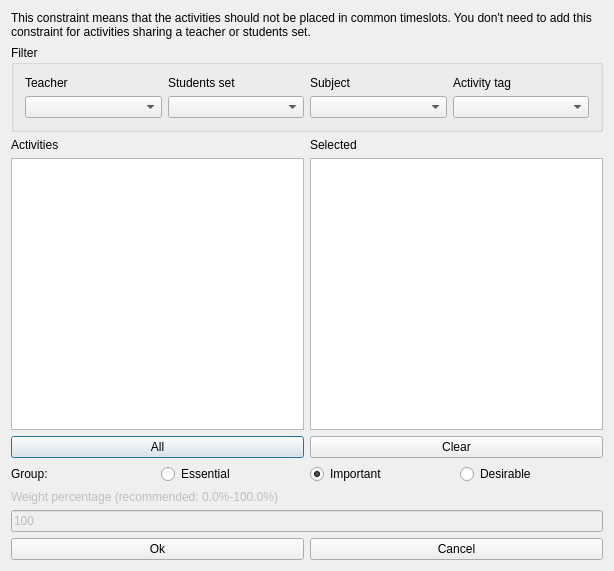
<?xml version="1.0" encoding="UTF-8"?>
<ui version="4.0">
 <class>ModifyConstraintActivitiesNotOverlappingForm_template</class>
 <widget class="QDialog" name="ModifyConstraintActivitiesNotOverlappingForm_template">
  <property name="geometry">
   <rect>
    <x>0</x>
    <y>0</y>
    <width>614</width>
    <height>571</height>
   </rect>
  </property>
  <property name="windowTitle">
   <string extracomment="This is the title of the dialog to modify a constraint of this type">Modify activities not overlapping</string>
  </property>
  <layout class="QVBoxLayout" name="verticalLayout_3">
   <item>
    <widget class="QLabel" name="textLabel1">
     <property name="sizePolicy">
      <sizepolicy hsizetype="Minimum" vsizetype="Minimum">
       <horstretch>0</horstretch>
       <verstretch>0</verstretch>
      </sizepolicy>
     </property>
     <property name="text">
      <string>This constraint means that the activities should not be placed in common timeslots. You don't need to add this constraint for activities sharing a teacher or students set.</string>
     </property>
     <property name="wordWrap">
      <bool>true</bool>
     </property>
    </widget>
   </item>
   <item>
    <widget class="QGroupBox" name="filterGroupBox">
     <property name="title">
      <string>Filter</string>
     </property>
     <layout class="QGridLayout" name="gridLayout">
      <item row="0" column="0">
       <widget class="QLabel" name="teachersTextLabel">
        <property name="text">
         <string>Teacher</string>
        </property>
        <property name="wordWrap">
         <bool>false</bool>
        </property>
       </widget>
      </item>
      <item row="0" column="1">
       <widget class="QLabel" name="studentsTextLabel">
        <property name="text">
         <string>Students set</string>
        </property>
        <property name="wordWrap">
         <bool>false</bool>
        </property>
       </widget>
      </item>
      <item row="0" column="2">
       <widget class="QLabel" name="subjectsTextLabel">
        <property name="text">
         <string>Subject</string>
        </property>
        <property name="wordWrap">
         <bool>false</bool>
        </property>
       </widget>
      </item>
      <item row="0" column="3">
       <widget class="QLabel" name="activityTagsTextLabel">
        <property name="text">
         <string>Activity tag</string>
        </property>
        <property name="wordWrap">
         <bool>false</bool>
        </property>
       </widget>
      </item>
      <item row="1" column="0">
       <widget class="QComboBox" name="teachersComboBox"/>
      </item>
      <item row="1" column="1">
       <widget class="QComboBox" name="studentsComboBox"/>
      </item>
      <item row="1" column="2">
       <widget class="QComboBox" name="subjectsComboBox"/>
      </item>
      <item row="1" column="3">
       <widget class="QComboBox" name="activityTagsComboBox"/>
      </item>
     </layout>
    </widget>
   </item>
   <item>
    <layout class="QHBoxLayout" name="horizontalLayout">
     <item>
      <layout class="QVBoxLayout" name="verticalLayout_2">
       <item>
        <widget class="QLabel" name="activitiesTextLabel">
         <property name="frameShape">
          <enum>QFrame::NoFrame</enum>
         </property>
         <property name="frameShadow">
          <enum>QFrame::Plain</enum>
         </property>
         <property name="text">
          <string>Activities</string>
         </property>
         <property name="wordWrap">
          <bool>false</bool>
         </property>
        </widget>
       </item>
       <item>
        <widget class="QListWidget" name="activitiesListWidget"/>
       </item>
       <item>
        <widget class="QPushButton" name="addAllActivitiesPushButton">
         <property name="text">
          <string comment="Text on a button. It refers to adding all activities from the list above this button into the current constraint">All</string>
         </property>
        </widget>
       </item>
      </layout>
     </item>
     <item>
      <layout class="QVBoxLayout" name="verticalLayout">
       <item>
        <widget class="QLabel" name="notOverlappingActivitiesTextLabel">
         <property name="frameShape">
          <enum>QFrame::NoFrame</enum>
         </property>
         <property name="frameShadow">
          <enum>QFrame::Plain</enum>
         </property>
         <property name="text">
          <string comment="It refers to a list of selected activities">Selected</string>
         </property>
         <property name="wordWrap">
          <bool>false</bool>
         </property>
        </widget>
       </item>
       <item>
        <widget class="QListWidget" name="notOverlappingActivitiesListWidget"/>
       </item>
       <item>
        <widget class="QPushButton" name="clearPushButton">
         <property name="text">
          <string>Clear</string>
         </property>
        </widget>
       </item>
      </layout>
     </item>
    </layout>
   </item>
   <item>
    <layout class="QHBoxLayout" name="horizontalLayout_4">
     <item>
      <widget class="QLabel" name="groupTextLabel">
       <property name="text">
        <string>Group:</string>
       </property>
      </widget>
     </item>
     <item>
      <widget class="QRadioButton" name="essentialRadioButton">
       <property name="text">
        <string>Essential</string>
       </property>
      </widget>
     </item>
     <item>
      <widget class="QRadioButton" name="importantRadioButton">
       <property name="text">
        <string>Important</string>
       </property>
       <property name="checked">
        <bool>true</bool>
       </property>
      </widget>
     </item>
     <item>
      <widget class="QRadioButton" name="desirableRadioButton">
       <property name="text">
        <string>Desirable</string>
       </property>
      </widget>
     </item>
    </layout>
   </item>
   <item>
    <layout class="QVBoxLayout">
     <item>
      <widget class="QLabel" name="weightTextLabel">
       <property name="enabled">
        <bool>false</bool>
       </property>
       <property name="frameShape">
        <enum>QFrame::NoFrame</enum>
       </property>
       <property name="frameShadow">
        <enum>QFrame::Plain</enum>
       </property>
       <property name="text">
        <string>Weight percentage (recommended: 0.0%-100.0%)</string>
       </property>
       <property name="wordWrap">
        <bool>false</bool>
       </property>
      </widget>
     </item>
     <item>
      <widget class="QLineEdit" name="weightLineEdit">
       <property name="enabled">
        <bool>false</bool>
       </property>
       <property name="text">
        <string notr="true">100</string>
       </property>
      </widget>
     </item>
    </layout>
   </item>
   <item>
    <layout class="QHBoxLayout">
     <item>
      <widget class="QPushButton" name="okPushButton">
       <property name="text">
        <string>Ok</string>
       </property>
      </widget>
     </item>
     <item>
      <widget class="QPushButton" name="cancelPushButton">
       <property name="text">
        <string>Cancel</string>
       </property>
      </widget>
     </item>
    </layout>
   </item>
  </layout>
 </widget>
 <layoutdefault spacing="6" margin="11"/>
 <resources/>
 <connections/>
</ui>
